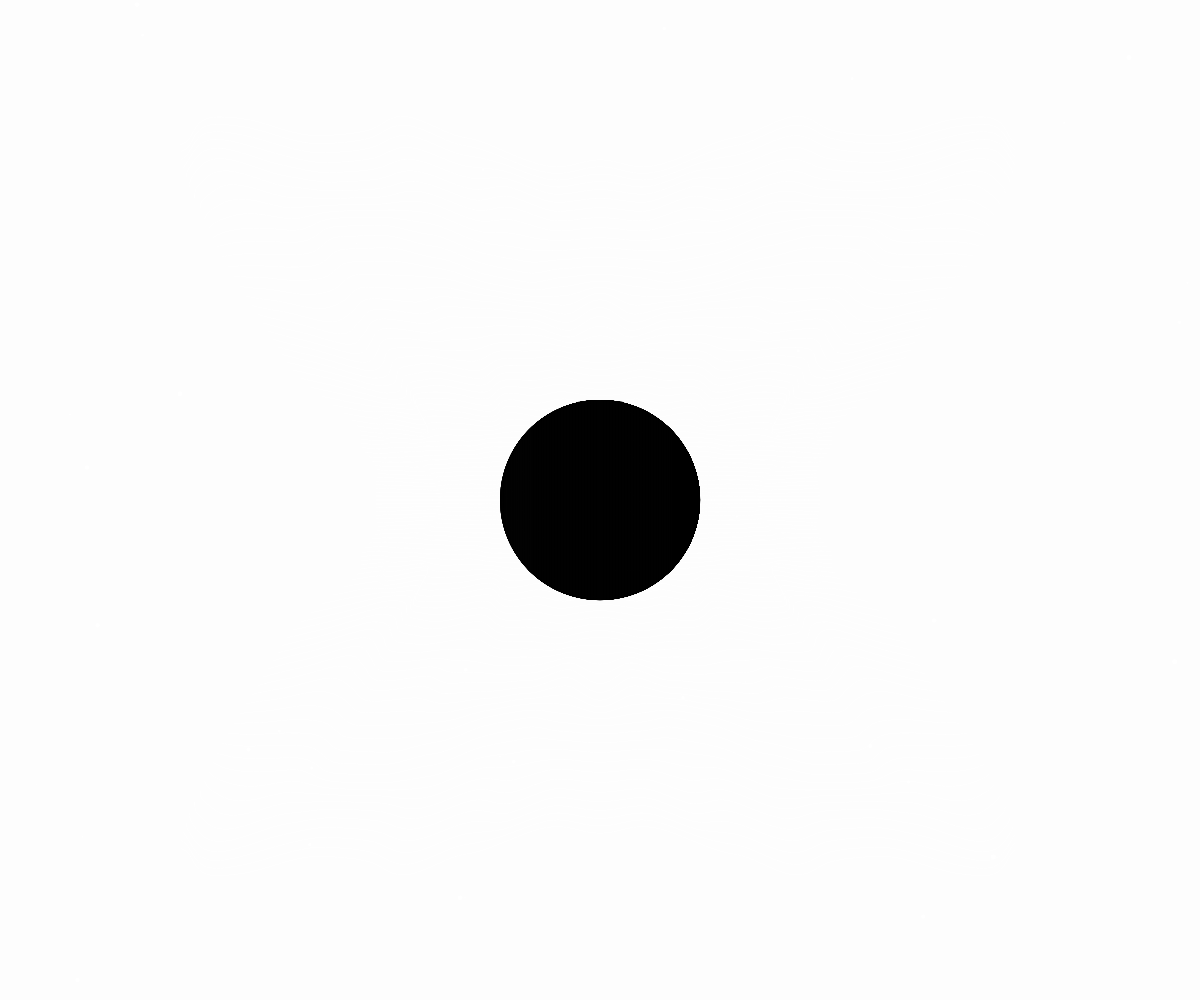
Frame 1 (no input)
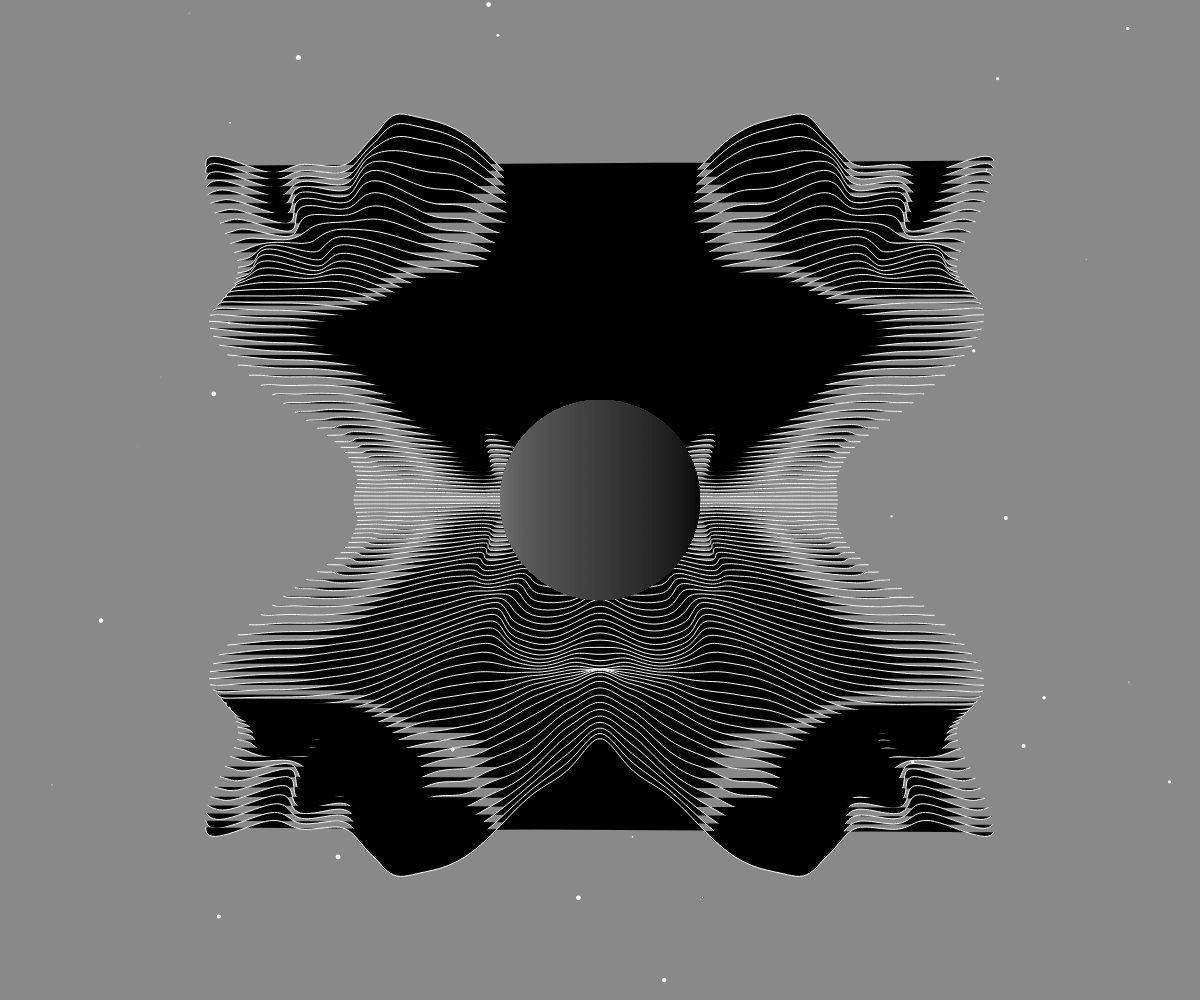
Frame 60 (no input)
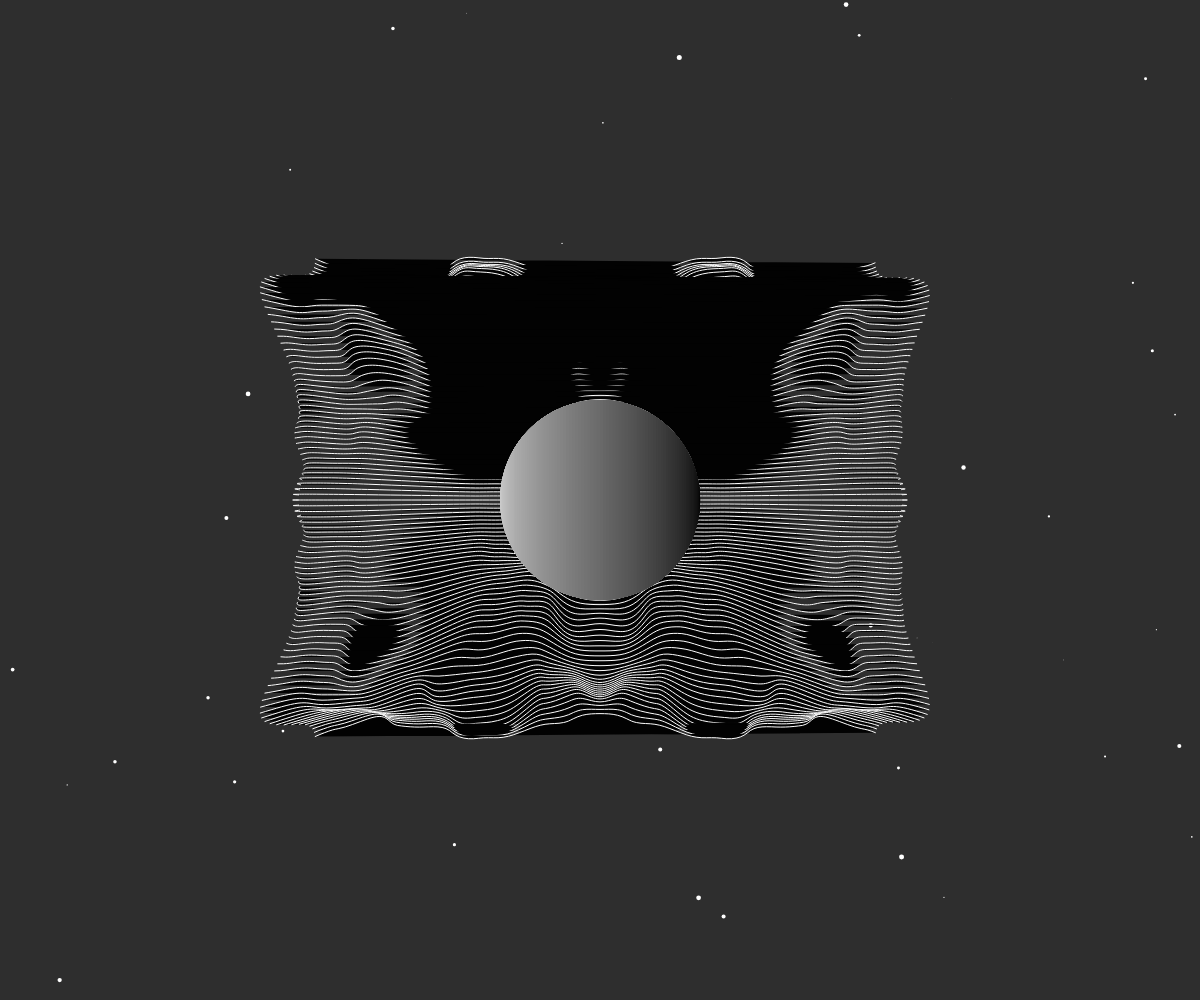
Frame 120 (the mouse pressed at the canvas centre since frame 60)

The p5.js sketch that drew these frames (run headless with seeded random() and noise() and a simulated clock; from frame 60 on, the mouse is pressed at the canvas centre):

// p5.js sketch
// ── sketch.js
let t;
let col1, col2;
let stars = [];

function setup() {
	createCanvas(windowWidth, windowHeight);
	noFill();
	t = random(10);
	for (let i = 0; i < 50; i++) {
		stars[i] = new Star(random(-width/2, width/2), random(-height/2, height/2), random(10), random(5));
	}
}

function draw() {
	let colorFactor = abs(sin(frameCount * 0.008)) * 255
	col1 = color(colorFactor);
	col2 = color(0);
	background(255 - colorFactor);
	stroke(255);
	translate(width/2, height/2);
	

	stars.forEach((s) => {
		s.display();
		s.update();
	});
	strokeWeight(1);
	for (let j = -height * 1/2; j < height * 1/2; j+=10) {
		beginShape();
		for (let i = -width * 1/2; i < width * 1/2; i+=10) {
			let x = i * noise(i * 0.002, j * 0.002, t);
			let y = j * noise(i * 0.002, j * 0.002, t);
			curveVertex(x, y);
		}
		endShape();
	}
	noStroke();
	gridCircle(0, 0, 200, col1, col2);
	t+=0.01;
}

function gridCircle(x, y, d, from, to) {
	let c = 100;
	for (let i = 0; i < c; i++) {
		let col = lerpColor(from, to, i/c);
		let a = lerp(PI, 0, i/c);
		fill(col);
		arc(x, y, d, d, -a, a, CHORD);
	}
}

class Star {
	constructor(x, y, v, s) {
		this.x = x;
		this.y = y;
		this.v = v;
		this.s = s;
	}

	display() {
		strokeWeight(this.s);
		point(this.x, this.y);
	}

	update() {
		this.x += this.v;
		if (this.x > width/2) {
			this.x = -width/2;
		}
	}
}
